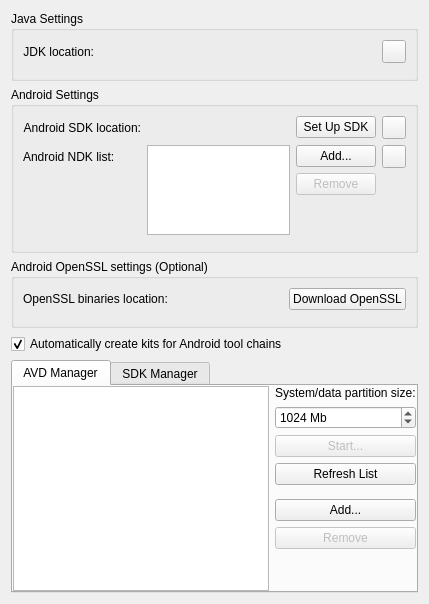
<?xml version="1.0" encoding="UTF-8"?>
<ui version="4.0">
 <class>AndroidSettingsWidget</class>
 <widget class="QWidget" name="AndroidSettingsWidget">
  <property name="windowTitle">
   <string>Android Configuration</string>
  </property>
  <layout class="QVBoxLayout" name="verticalLayout">
   <item>
    <widget class="QGroupBox" name="javaSettingsGroupBox">
     <property name="minimumSize">
      <size>
       <width>0</width>
       <height>0</height>
      </size>
     </property>
     <property name="title">
      <string>Java Settings</string>
     </property>
     <layout class="QGridLayout" name="gridLayout">
      <item row="0" column="1">
       <widget class="Utils::PathChooser" name="OpenJDKLocationPathChooser" native="true">
        <property name="sizePolicy">
         <sizepolicy hsizetype="Expanding" vsizetype="Preferred">
          <horstretch>0</horstretch>
          <verstretch>0</verstretch>
         </sizepolicy>
        </property>
       </widget>
      </item>
      <item row="0" column="2">
       <widget class="QToolButton" name="downloadOpenJDKToolButton">
        <property name="toolTip">
         <string>Open JDK download URL in the system's browser.</string>
        </property>
       </widget>
      </item>
      <item row="0" column="0">
       <widget class="QLabel" name="OpenJDKLocationLabel">
        <property name="sizePolicy">
         <sizepolicy hsizetype="Preferred" vsizetype="Preferred">
          <horstretch>0</horstretch>
          <verstretch>0</verstretch>
         </sizepolicy>
        </property>
        <property name="text">
         <string>JDK location:</string>
        </property>
        <property name="alignment">
         <set>Qt::AlignRight|Qt::AlignTrailing|Qt::AlignVCenter</set>
        </property>
       </widget>
      </item>
      <item row="1" column="0" colspan="3">
       <widget class="Utils::DetailsWidget" name="javaDetailsWidget" native="true">
        <property name="minimumSize">
         <size>
          <width>0</width>
          <height>0</height>
         </size>
        </property>
       </widget>
      </item>
     </layout>
    </widget>
   </item>
   <item>
    <widget class="QGroupBox" name="androidSettingsGroupBox">
     <property name="title">
      <string>Android Settings</string>
     </property>
     <layout class="QGridLayout" name="gridLayout_3">
      <item row="2" column="1" rowspan="3">
       <widget class="QListWidget" name="ndkListWidget">
        <property name="sizeAdjustPolicy">
         <enum>QAbstractScrollArea::AdjustToContents</enum>
        </property>
        <property name="iconSize">
         <size>
          <width>16</width>
          <height>16</height>
         </size>
        </property>
        <property name="resizeMode">
         <enum>QListView::Adjust</enum>
        </property>
        <property name="modelColumn">
         <number>0</number>
        </property>
        <property name="sortingEnabled">
         <bool>false</bool>
        </property>
       </widget>
      </item>
      <item row="2" column="2" rowspan="3" colspan="4">
       <layout class="QVBoxLayout" name="verticalLayout_3">
        <item>
         <widget class="QPushButton" name="addCustomNdkButton">
          <property name="enabled">
           <bool>true</bool>
          </property>
          <property name="sizePolicy">
           <sizepolicy hsizetype="Maximum" vsizetype="Fixed">
            <horstretch>0</horstretch>
            <verstretch>0</verstretch>
           </sizepolicy>
          </property>
          <property name="toolTip">
           <string>Add the selected custom NDK. The toolchains and debuggers will be created automatically.</string>
          </property>
          <property name="text">
           <string>Add...</string>
          </property>
         </widget>
        </item>
        <item>
         <widget class="QPushButton" name="removeCustomNdkButton">
          <property name="enabled">
           <bool>false</bool>
          </property>
          <property name="sizePolicy">
           <sizepolicy hsizetype="Maximum" vsizetype="Fixed">
            <horstretch>0</horstretch>
            <verstretch>0</verstretch>
           </sizepolicy>
          </property>
          <property name="toolTip">
           <string>Remove the selected NDK if it has been added manually.</string>
          </property>
          <property name="text">
           <string>Remove</string>
          </property>
         </widget>
        </item>
        <item>
         <spacer name="verticalSpacer_3">
          <property name="orientation">
           <enum>Qt::Vertical</enum>
          </property>
          <property name="sizeHint" stdset="0">
           <size>
            <width>20</width>
            <height>40</height>
           </size>
          </property>
         </spacer>
        </item>
       </layout>
      </item>
      <item row="5" column="0" colspan="7">
       <widget class="Utils::DetailsWidget" name="androidDetailsWidget" native="true"/>
      </item>
      <item row="2" column="0">
       <widget class="QLabel" name="ndkComboBoxLabel">
        <property name="text">
         <string>Android NDK list:</string>
        </property>
       </widget>
      </item>
      <item row="0" column="6">
       <widget class="QToolButton" name="downloadSDKToolButton">
        <property name="toolTip">
         <string>Open Android SDK download URL in the system's browser.</string>
        </property>
       </widget>
      </item>
      <item row="0" column="0">
       <widget class="QLabel" name="SDKLocationLabel">
        <property name="sizePolicy">
         <sizepolicy hsizetype="Fixed" vsizetype="Preferred">
          <horstretch>0</horstretch>
          <verstretch>0</verstretch>
         </sizepolicy>
        </property>
        <property name="text">
         <string>Android SDK location:</string>
        </property>
        <property name="alignment">
         <set>Qt::AlignRight|Qt::AlignTrailing|Qt::AlignVCenter</set>
        </property>
       </widget>
      </item>
      <item row="2" column="6">
       <widget class="QToolButton" name="downloadNDKToolButton">
        <property name="toolTip">
         <string>Open Android NDK download URL in the system's browser.</string>
        </property>
        <property name="text">
         <string/>
        </property>
       </widget>
      </item>
      <item row="0" column="1">
       <widget class="Utils::PathChooser" name="SDKLocationPathChooser" native="true"/>
      </item>
      <item row="0" column="2" colspan="4">
       <widget class="QPushButton" name="sdkToolsAutoDownloadButton">
        <property name="text">
         <string>Set Up SDK</string>
        </property>
       </widget>
      </item>
     </layout>
    </widget>
   </item>
   <item>
    <widget class="QGroupBox" name="androidOpenSSLSettingsGroupBox">
     <property name="title">
      <string>Android OpenSSL settings (Optional)</string>
     </property>
     <layout class="QGridLayout" name="gridLayout_2">
      <item row="0" column="0">
       <widget class="QLabel" name="label">
        <property name="sizePolicy">
         <sizepolicy hsizetype="Maximum" vsizetype="Preferred">
          <horstretch>0</horstretch>
          <verstretch>0</verstretch>
         </sizepolicy>
        </property>
        <property name="text">
         <string>OpenSSL binaries location:</string>
        </property>
       </widget>
      </item>
      <item row="1" column="0" colspan="4">
       <widget class="Utils::DetailsWidget" name="openSslDetailsWidget" native="true"/>
      </item>
      <item row="0" column="3">
       <widget class="QPushButton" name="downloadOpenSSLPrebuiltLibs">
        <property name="sizePolicy">
         <sizepolicy hsizetype="Fixed" vsizetype="Fixed">
          <horstretch>0</horstretch>
          <verstretch>0</verstretch>
         </sizepolicy>
        </property>
        <property name="text">
         <string>Download OpenSSL</string>
        </property>
       </widget>
      </item>
      <item row="0" column="1" colspan="2">
       <widget class="Utils::PathChooser" name="openSslPathChooser" native="true">
        <property name="toolTip">
         <string>Select the path of the prebuilt OpenSSL binaries.</string>
        </property>
       </widget>
      </item>
     </layout>
    </widget>
   </item>
   <item>
    <widget class="QCheckBox" name="CreateKitCheckBox">
     <property name="sizePolicy">
      <sizepolicy hsizetype="Expanding" vsizetype="Fixed">
       <horstretch>0</horstretch>
       <verstretch>0</verstretch>
      </sizepolicy>
     </property>
     <property name="text">
      <string>Automatically create kits for Android tool chains</string>
     </property>
     <property name="checked">
      <bool>true</bool>
     </property>
    </widget>
   </item>
   <item>
    <widget class="QTabWidget" name="managerTabWidget">
     <property name="currentIndex">
      <number>0</number>
     </property>
     <widget class="QWidget" name="avdManagerTab">
      <attribute name="title">
       <string>AVD Manager</string>
      </attribute>
      <layout class="QHBoxLayout" name="horizontalLayout">
       <property name="leftMargin">
        <number>0</number>
       </property>
       <property name="topMargin">
        <number>0</number>
       </property>
       <property name="rightMargin">
        <number>0</number>
       </property>
       <property name="bottomMargin">
        <number>0</number>
       </property>
       <item>
        <widget class="QTableView" name="AVDTableView">
         <property name="sizePolicy">
          <sizepolicy hsizetype="Expanding" vsizetype="Expanding">
           <horstretch>0</horstretch>
           <verstretch>0</verstretch>
          </sizepolicy>
         </property>
         <property name="selectionMode">
          <enum>QAbstractItemView::SingleSelection</enum>
         </property>
         <property name="selectionBehavior">
          <enum>QAbstractItemView::SelectRows</enum>
         </property>
         <property name="textElideMode">
          <enum>Qt::ElideMiddle</enum>
         </property>
         <attribute name="horizontalHeaderHighlightSections">
          <bool>false</bool>
         </attribute>
         <attribute name="verticalHeaderVisible">
          <bool>false</bool>
         </attribute>
        </widget>
       </item>
       <item>
        <layout class="QVBoxLayout" name="verticalLayout_2">
         <item>
          <widget class="QLabel" name="DataPartitionSizeLable">
           <property name="text">
            <string>System/data partition size:</string>
           </property>
          </widget>
         </item>
         <item>
          <widget class="QSpinBox" name="DataPartitionSizeSpinBox">
           <property name="sizePolicy">
            <sizepolicy hsizetype="Preferred" vsizetype="Fixed">
             <horstretch>0</horstretch>
             <verstretch>0</verstretch>
            </sizepolicy>
           </property>
           <property name="suffix">
            <string> Mb</string>
           </property>
           <property name="maximum">
            <number>99999</number>
           </property>
           <property name="value">
            <number>1024</number>
           </property>
          </widget>
         </item>
         <item>
          <widget class="QPushButton" name="AVDStartPushButton">
           <property name="enabled">
            <bool>false</bool>
           </property>
           <property name="sizePolicy">
            <sizepolicy hsizetype="Preferred" vsizetype="Fixed">
             <horstretch>0</horstretch>
             <verstretch>0</verstretch>
            </sizepolicy>
           </property>
           <property name="text">
            <string>Start...</string>
           </property>
          </widget>
         </item>
         <item>
          <widget class="QPushButton" name="AVDRefreshPushButton">
           <property name="text">
            <string>Refresh List</string>
           </property>
          </widget>
         </item>
         <item>
          <spacer name="verticalSpacer_2">
           <property name="orientation">
            <enum>Qt::Vertical</enum>
           </property>
           <property name="sizeType">
            <enum>QSizePolicy::Fixed</enum>
           </property>
           <property name="sizeHint" stdset="0">
            <size>
             <width>0</width>
             <height>8</height>
            </size>
           </property>
          </spacer>
         </item>
         <item>
          <widget class="QPushButton" name="AVDAddPushButton">
           <property name="sizePolicy">
            <sizepolicy hsizetype="Preferred" vsizetype="Fixed">
             <horstretch>0</horstretch>
             <verstretch>0</verstretch>
            </sizepolicy>
           </property>
           <property name="text">
            <string>Add...</string>
           </property>
          </widget>
         </item>
         <item>
          <widget class="QPushButton" name="AVDRemovePushButton">
           <property name="enabled">
            <bool>false</bool>
           </property>
           <property name="sizePolicy">
            <sizepolicy hsizetype="Preferred" vsizetype="Fixed">
             <horstretch>0</horstretch>
             <verstretch>0</verstretch>
            </sizepolicy>
           </property>
           <property name="text">
            <string>Remove</string>
           </property>
          </widget>
         </item>
         <item>
          <spacer name="verticalSpacer">
           <property name="orientation">
            <enum>Qt::Vertical</enum>
           </property>
           <property name="sizeHint" stdset="0">
            <size>
             <width>20</width>
             <height>40</height>
            </size>
           </property>
          </spacer>
         </item>
        </layout>
       </item>
      </layout>
     </widget>
     <widget class="QWidget" name="sdkManagerTab">
      <attribute name="title">
       <string>SDK Manager</string>
      </attribute>
     </widget>
    </widget>
   </item>
  </layout>
 </widget>
 <customwidgets>
  <customwidget>
   <class>Utils::PathChooser</class>
   <extends>QWidget</extends>
   <header location="global">utils/pathchooser.h</header>
   <container>1</container>
   <slots>
    <signal>editingFinished()</signal>
    <signal>browsingFinished()</signal>
   </slots>
  </customwidget>
  <customwidget>
   <class>Utils::DetailsWidget</class>
   <extends>QWidget</extends>
   <header location="global">utils/detailswidget.h</header>
   <container>1</container>
  </customwidget>
 </customwidgets>
 <resources/>
 <connections/>
</ui>
